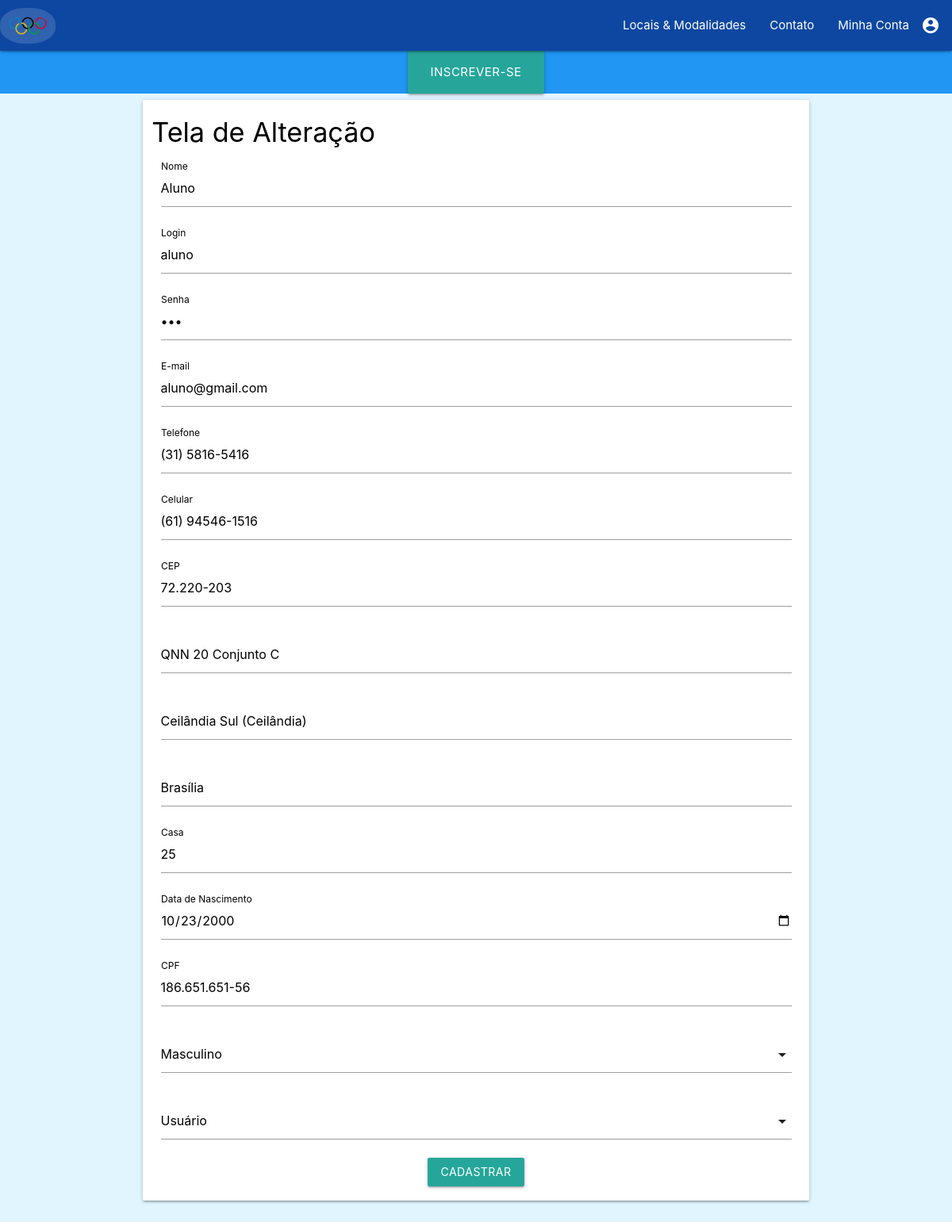
/Controle/controladorUsuario.php?acao=alterar&id=23 (signed in), run on the app's committed database.
### tables this page shows
CREATE TABLE `usuario_endereco` (
  `id_usuario` int(3) NOT NULL,
  `id_ende` int(3) NOT NULL,
  PRIMARY KEY (`id_usuario`,`id_ende`),
  KEY `fk_usuario_has_endereco_endereco1_idx` (`id_ende`),
  KEY `fk_usuario_has_endereco_usuario_idx` (`id_usuario`),
  CONSTRAINT `fk_usuario_has_endereco_endereco1` FOREIGN KEY (`id_ende`) REFERENCES `endereco` (`idEnd`) ON DELETE NO ACTION ON UPDATE NO ACTION
);

CREATE TABLE `usuario` (
  `id` int(11) NOT NULL AUTO_INCREMENT,
  `nome` varchar(30) NOT NULL,
  `login` varchar(15) NOT NULL,
  `senha` varchar(20) NOT NULL,
  `email` varchar(30) NOT NULL,
  `telefone` varchar(15) DEFAULT NULL,
  `dataNasc` varchar(10) NOT NULL,
  `cpf` varchar(15) NOT NULL,
  `genero` varchar(1) NOT NULL,
  `perfil` varchar(15) NOT NULL,
  `celular` varchar(15) DEFAULT NULL,
  PRIMARY KEY (`id`)
);

CREATE TABLE `endereco` (
  `idEnd` int(3) NOT NULL AUTO_INCREMENT,
  `cep` varchar(10) NOT NULL,
  `rua` varchar(45) NOT NULL,
  `bairro` varchar(40) NOT NULL,
  `cidade` varchar(10) NOT NULL,
  `casa` int(5) NOT NULL,
  PRIMARY KEY (`idEnd`)
);

### Model/DAO/UsuarioDAO.php (called while the page is built, shortened)
<?php
require_once __DIR__.'\..\Usuario.php';
class UsuarioDAO {
    public function recuperarUsuarioPorID($id) {
        try {
            $pdo = conexao::getInstance();
            $sql = "SELECT * FROM usuario u "
                ." inner join usuario_endereco ue on u.id = ue.id_usuario "
                ."    inner join endereco e on ue.id_ende = e.idEnd "
                ."    where id = :id";
            $stmt = $pdo->prepare($sql);
            $stmt->bindValue(":id", $id);
            $stmt->execute();
            $usuarioRecuperado = NULL;
            While ($usuarioBanco = $stmt->fetch()) {
                $usuario = new Usuario();
                $usuario->setLogin($usuarioBanco["login"]);
                $usuario->setNome($usuarioBanco["nome"]);
                $usuario->setPerfil($usuarioBanco["perfil"]);
                $usuario->setId($usuarioBanco["id"]);
                $usuario->setsenha($usuarioBanco["senha"]);
                $usuario->setEmail($usuarioBanco["email"]);
                $usuario->setGenero($usuarioBanco["genero"]);
                $usuario->setTelefone($usuarioBanco["telefone"]);
                $usuario->setCelular($usuarioBanco["celular"]);
                $usuario->setDataNasc($usuarioBanco["dataNasc"]);
                $usuario->setCpf($usuarioBanco["cpf"]);
                $endereco = new Endereco();
                $endereco->setCep($usuarioBanco["cep"]);
                $endereco->setRua($usuarioBanco["rua"]);
                $endereco->setBairro($usuarioBanco["bairro"]);
                $endereco->setCidade($usuarioBanco["cidade"]);
                $endereco->setCasa($usuarioBanco["casa"]);
                $endereco->setIdEnd($usuarioBanco["id_ende"]);
                $usuario->setEndereco($endereco);
                $usuarioRecuperado = $usuario;
            }
            return $usuarioRecuperado;
        } catch (PDOException $exc) {
            echo $exc->getTraceAsString();
        }
    }
}
?>

### Model/Usuario.php (called while the page is built, shortened)
<?php
class Usuario {
    private $nome;
    private $login;
    private $senha;
    private $email;
    private $telefone;
    private $dataNasc;
    private $cpf;
    private $endereco;
    private $celular;
    public function getCelular() {
        return $this->celular;
    }
    public function setCelular($celular) {
        $this->celular = $celular;
    }
    public function getEndereco() {
        return $this->endereco;
    }
    public function setEndereco($endereco) {
        $this->endereco = $endereco;
    }
        public function getNome() {
        return $this->nome;
    }
    public function getLogin() {
        return $this->login;
    }
    public function getSenha() {
        return $this->senha;
    }
    public function getEmail() {
        return $this->email;
    }
    public function getTelefone() {
        return $this->telefone;
    }
    public function setNome($nome) {
        $this->nome = $nome;
    }
    public function setLogin($login) {
        $this->login = $login;
    }
    public function setSenha($senha) {
        $this->senha = $senha;
    }
    public function setEmail($email) {
        $this->email = $email;
    }
    public function setTelefone($telefone) {
        $this->telefone = $telefone;
    }
    public function getCpf() {
        return $this->cpf;
    }
    public function setCpf($cpf) {
        $this->cpf = $cpf;
    }
    public function getDataNasc() {
        return $this->dataNasc;
    }
    public function setDataNasc($dataNasc) {
        $this->dataNasc = $dataNasc;
    }
}

### Model/Endereco.php (called while the page is built, shortened)
<?php
class Endereco {
    private $cep;
    private $rua;
    private $bairro;
    private $cidade;
    private $casa;
    public function getCep() {
        return $this->cep;
    }
    public function getRua() {
        return $this->rua;
    }
    public function getBairro() {
        return $this->bairro;
    }
    public function getCidade() {
        return $this->cidade;
    }
    public function getCasa() {
        return $this->casa;
    }
    public function setCep($cep) {
        $this->cep = $cep;
    }
    public function setRua($rua) {
        $this->rua = $rua;
    }
    public function setBairro($bairro) {
        $this->bairro = $bairro;
    }
    public function setCidade($cidade) {
        $this->cidade = $cidade;
    }
    public function setCasa($casa) {
        $this->casa = $casa;
    }
}

### Visao/telaAlteracao.php (the view, shortened to what this page needs)
<?php
require_once '../Controle/GerenciadorLogin.php';
$nome = "";
$login = "";
$senha = "";
$email = "";
$telefone = "";
$celular = "";
$dataNasc = "";
$cpf = "";
$cep = "";
$bairro = "";
$rua = "";
$cidade = "";
$casa = "";
$acao = "inserir";
$botao = "Cadastrar";
if (isset($usuario)) {
    $nome = $usuario->getNome();
    $login = $usuario->getLogin();
    $senha = $usuario->getSenha();
    $email = $usuario->getEmail();
    $telefone = $usuario->getTelefone();
    $celular = $usuario->getCelular();
    $dataNasc = $usuario->getDataNasc();
    $cpf = $usuario->getCpf();
    $endereco = $usuario->getEndereco();
    $cep = $endereco->getCep();
    $bairro = $endereco->getBairro();
    $rua = $endereco->getRua();
    $cidade = $endereco->getCidade();
    $casa = $endereco->getCasa();
    $acao = "atualizar";
    $botao = "Atualizar";
}
?>
<html lang="en">
    <head>
        <link rel="stylesheet" type="text/css" href="../css/estiloPadrao.css">
        <link rel="stylesheet" type="text/css" href="/CentroOlimpico/materialize/css/materialize.min.css" media="screen,projection"/>
    </head>
    <body class="light-blue lighten-5">
        <form action="/CentroOlimpico/Controle/controladorUsuario.php?acao=pesquisarNome" method="POST">
            <div class="navbar-fixed">
                <nav>
                    <div class="nav-wrapper blue darken-4">
                        <a href="/CentroOlimpico/index.php" class="brand-logo "><img class="icon" src="../pictures/jogos-olimpicos.png"></a>
                        <ul id="nav-mobile" class="right hide-on-med-and-down">
                            <li><a class="gray white-text" style="border-radius: 10px" href="/CentroOlimpico/index.php#locais">Locais & Modalidades</a></li>
                            <li><a class="gray white-text" style="border-radius: 10px" href="/CentroOlimpico/index.php#contato">Contato</a></li>
                            <li><a class="dropdown-trigger" style="border-radius: 10px" href="#" data-target="dropdown2">Minha Conta<i class="material-icons right">account_circle</i></a></li>
                        </ul>
                    </div>
                </nav>
            </div>
            <center>
                <div class="blue">
                    <a class='dropdown-trigger btn-large' href='../Visao/formInscricao.php' data-target='dropdown1'> Inscrever-se </a>
                </div>
            </center>
            <div class="container">
                <div class="row">
                    <div class="col s12 card-panel">
                        <form name="formUsuario"
                              method="POST"
                              action="../Controle/controladorUsuario.php?acao=<?= $acao ?>">
                            <div class="black-text"><h4><legend><center>Tela de Alteração</center></legend></h4></div>
                            <div class="input-field col s12">
                                <input type="text" name="nome" id="autocomplete-input" class="autocomplete" value="<?= $nome ?>" required maxlength="30">
                                <label for="autocomplete-input" class="black-text">Nome</label>
                            </div>
                            <div class="input-field col s12">
                                <input type="text" name="login" id="autocomplete-input" class="autocomplete" value="<?= $login ?>" required maxlength="15">
                                <label for="autocomplete-input" class="black-text">Login</label>
                            </div>
                            <div class="input-field col s12">
                                <input type="password" name="senha" id="autocomplete-input" class="autocomplete" value="<?= $senha ?>" required maxlength="20">
                                <label for="autocomplete-input" class="black-text">Senha</label>
                            </div>
                            <div class="input-field col s12">
                                <input type="email" name="email" id="autocomplete-input" class="autocomplete" value="<?= $email ?>" required maxlength="30">
                                <label for="autocomplete-input" class="black-text">E-mail</label>
                            </div>
                            <div class="input-field col s12">
                                <input type="text" name="telefone" id="telefone" class="autocomplete" value="<?= $telefone ?>" required maxlength="15">
                                <label for="autocomplete-input" class="black-text">Telefone</label>
                            </div>
                            <div class="input-field col s12">
                                <input type="text" name="celular" id="celular" class="autocomplete" value="<?= $celular ?>" required maxlength="15">
                                <label for="autocomplete-input" class="black-text">Celular</label>
                            </div>
                            <div class="input-field col s12">
                                <input type="text" name="cep" id="cep" class="autocomplete" value="<?= $cep ?>" required maxlength="10" onblur="pesquisacep(this.value);">
                                <label for="autocomplete-input" class="black-text">CEP</label>
                            </div>
                            <div class="input-field col s12">
                                <input type="text" name="rua" id="rua" class="autocomplete" value="<?= $rua ?>" required maxlength="45" placeholder="Rua">
                            </div>
                            <div class="input-field col s12">
                                <input type="text" name="bairro" id="bairro" class="autocomplete" value="<?= $bairro ?>" required maxlength="30" placeholder="Bairro">
                            </div>
                            <div class="input-field col s12">
                                <input type="text" name="cidade" id="cidade" class="autocomplete" value="<?= $cidade ?>" required maxlength="30" placeholder="Cidade">
                            </div>
                            <label for="Estado"</label>
                            <label for="IBGE"</label>
                            <div class="input-field col s12">
                                <input type="text" name="casa" id="autocomplete-input" class="autocomplete" value="<?= $casa ?>" required maxlength="5">
                                <label for="autocomplete-input" class="black-text">Casa</label>
                            </div>
                            <div class="input-field col s12">
                                <input type="date" name="dataNasc" id="autocomplete-input" class="autocomplete" value="<?= $dataNasc ?>" required maxlength="10">
                                <label for="autocomplete-input" class="black-text">Data de Nascimento</label>
                            </div>
                            <div class="input-field col s12">
                                <input type="text" name="cpf" id="cpf" class="autocomplete" value="<?= $cpf ?>" required>
                                <label for="autocomplete-input" class="black-text">CPF</label>
                            </div>
                            <div class="input-field col s12">
                            </div>
                            <div class="input-field col s12">
                            </div>
                            <br>
                            <br>
                            <center><button class="btn " type="submit" name="submit" value="<?= $botao ?>">Cadastrar</button></center>
                        </form>
                        <br>
                    </div>
                </div>
            </div>
    </body>
</html>

### css/estiloPadrao.css (style rules this page uses)
img.icon { display: inline; margin:10px auto; background-color: rgba(255,255,255,.15); width:70px; padding:10px; -webkit-border-radius: 45%; -webkit-box-shadow: 0px 0px 0px 10px rgba(255,255,255,0); -webkit-transition:box-shadow .4s; }
a { text-decoration: none; color: yellow; }
label { color: black; text-align: left; }

### data on the page
usuario_endereco: nome "Aluno", login "aluno", email "aluno@gmail.com", telefone "(31) 5816-5416", celular "(61) 94546-1516", cep "72.220-203", rua "QNN 20 Conjunto C", bairro "Ceilândia Sul (Ceilândia)", cidade "Brasília", casa "25", dataNasc "10/23/2000", cpf "186.651.651-56"
